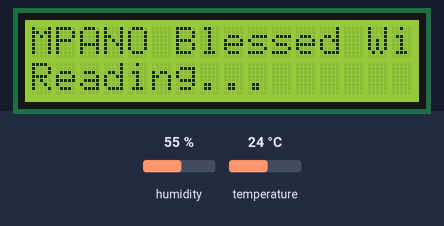
This sketch was run on a simulated Arduino Uno, built with avr-gcc and run on an emulated ATmega328P. Parts: 16×2 character LCD. The inputs (shaded band) are chosen by the test bench; at power-on: temperature 24 °C, humidity 55 %. What the sketch prints to the serial monitor is not drawn.

Above: at 1.2 s.
1.3 s: temperature set to 12 °C
At 2.61 s:
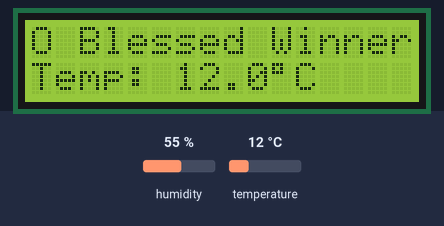
6.6 s: temperature set to 19 °C
At 10.61 s:
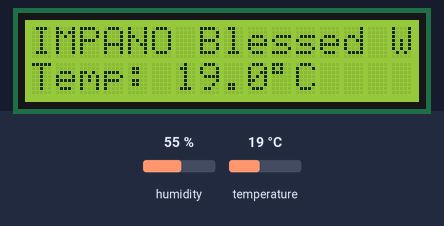
11.9 s: temperature set to 28 °C
At 14.61 s:
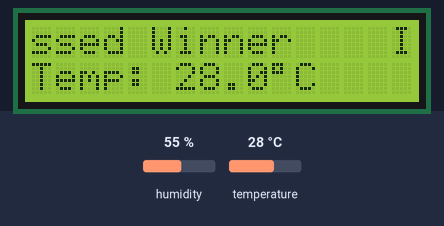
Timing chart, 0 to 16.1 s (numbered marks = the images above; inputs shaded):
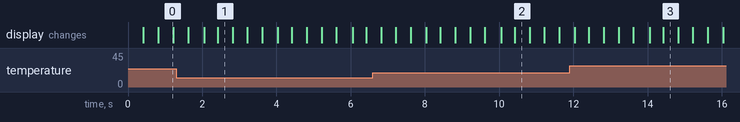

The sketch:

temperature_lcd_display.ino
```cpp
/*
  Temperature Reading & LCD Display System
  ==========================================
  Hardware : Arduino UNO + DHT11 sensor + 16x2 I2C LCD (PCF8574 backpack)

  Behaviour:
   - Row 1 (top)    : Candidate name. Scrolls horizontally if longer than 16 chars.
   - Row 2 (bottom) : Live temperature reading.
   - Every reading is sent over USB serial as: CANDIDATE_NAME,TEMPERATURE\n
     so the PC-side program can pick it up and publish it to MQTT.

  Required libraries (Arduino IDE -> Tools -> Manage Libraries):
   - "DHT sensor library" by Adafruit   (pulls in "Adafruit Unified Sensor" too)
   - "LiquidCrystal I2C" by Frank de Brabander

  If your LCD is a plain parallel 16x2 (no I2C backpack), this sketch needs
  a small change (use the LiquidCrystal library with 6 data pins instead) -
  ask and I'll adapt it.
*/

#include <Wire.h>
#include <LiquidCrystal_I2C.h>
#include <DHT.h>

// ------------------------- USER CONFIG -------------------------
const char* CANDIDATE_NAME = "IMPANO Blessed Winner";  // <-- set this (avoid commas)
#define LCD_I2C_ADDRESS 0x27       // common addresses: 0x27 or 0x3F. Run an I2C
                                    // scanner sketch if unsure which one you have.
#define DHTPIN   2                  // DHT11 DATA pin
#define DHTTYPE  DHT11

const unsigned long TEMP_READ_INTERVAL = 2000;  // ms - DHT11 needs >=1s between reads
const unsigned long SCROLL_INTERVAL    = 400;    // ms between each scroll step
// ------------------------------------------------------------------

LiquidCrystal_I2C lcd(LCD_I2C_ADDRESS, 16, 2);
DHT dht(DHTPIN, DHTTYPE);

String scrollBuffer;          // padded name string used for the scroll loop
bool   nameNeedsScroll = false;
int    scrollIndex = 0;
unsigned long lastScrollTime   = 0;
unsigned long lastTempReadTime = 0;

void setup() {
  Serial.begin(9600);
  dht.begin();

  lcd.init();
  lcd.backlight();

  String name = String(CANDIDATE_NAME);
  if (name.length() > 16) {
    nameNeedsScroll = true;
    scrollBuffer = name + "    ";   // trailing spaces make the wrap-around read cleanly
  } else {
    nameNeedsScroll = false;
    lcd.setCursor(0, 0);
    lcd.print(name);
  }

  lcd.setCursor(0, 1);
  lcd.print("Reading...");
}

void loop() {
  unsigned long now = millis();

  // ---------- Non-blocking name scroll ----------
  if (nameNeedsScroll && (now - lastScrollTime >= SCROLL_INTERVAL)) {
    lastScrollTime = now;
    String window = scrollBuffer.substring(scrollIndex) + scrollBuffer.substring(0, scrollIndex);
    lcd.setCursor(0, 0);
    lcd.print(window.substring(0, 16));
    scrollIndex++;
    if (scrollIndex >= (int)scrollBuffer.length()) scrollIndex = 0;
  }

  // ---------- Non-blocking temperature read ----------
  if (now - lastTempReadTime >= TEMP_READ_INTERVAL) {
    lastTempReadTime = now;
    float temperature = dht.readTemperature();  // Celsius

    if (isnan(temperature)) {
      lcd.setCursor(0, 1);
      lcd.print("Sensor error    ");
    } else {
      lcd.setCursor(0, 1);
      lcd.print("Temp: ");
      lcd.print(temperature, 1);
      lcd.print((char)223);   // degree symbol (works on most HD44780 ROMs)
      lcd.print("C   ");      // trailing spaces clear leftover digits from previous value

      // Send to PC: "CANDIDATE_NAME,TEMP"
      Serial.print(CANDIDATE_NAME);
      Serial.print(",");
      Serial.println(temperature, 2);
    }
  }
}
```

Measured:
- what the display in image 1 shows lasts 0.4 s, from 2.4 s to 2.8 s
